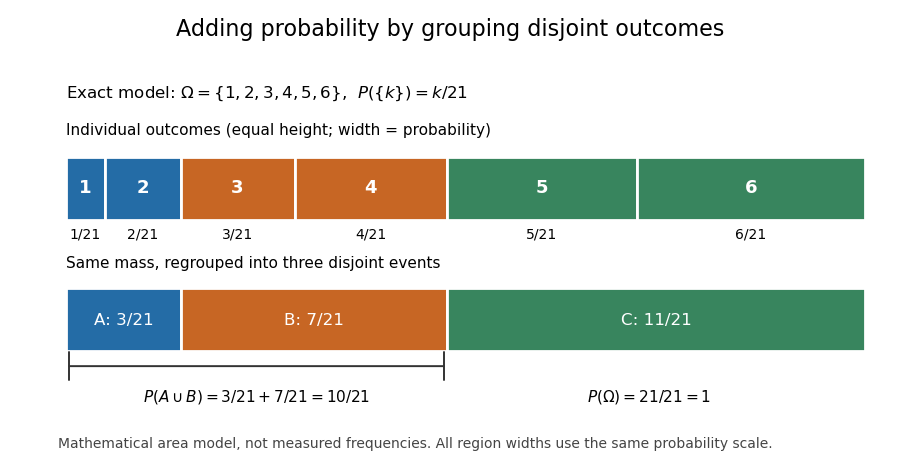

This chart was generated by the following Python code:
"""Original exact probability-area diagram; Python 3.14, NumPy 2.3, Matplotlib 3.10.

Run from _media; writes its own PNG basename to the current working directory.
"""
from pathlib import Path

import matplotlib.pyplot as plt
from matplotlib.patches import Rectangle
import numpy as np


def main():
    weights = np.arange(1, 7) / 21
    edges = np.concatenate(([0.0], np.cumsum(weights)))
    colors = ['#246ca6', '#246ca6', '#c76624', '#c76624', '#38855e', '#38855e']
    fig, ax = plt.subplots(figsize=(9, 4.6), dpi=100, facecolor='white')
    fig.subplots_adjust(left=0.065, right=0.97, top=0.83, bottom=0.10)
    fig.suptitle('Adding probability by grouping disjoint outcomes', fontsize=16, y=0.96)
    ax.set_xlim(-0.01, 1.01)
    ax.set_ylim(-0.19, 1.53)
    ax.axis('off')
    ax.text(0, 1.43, r'Exact model: $\Omega=\{1,2,3,4,5,6\}$,  $P(\{k\})=k/21$', fontsize=12)
    ax.text(0, 1.24, 'Individual outcomes (equal height; width = probability)', fontsize=11)
    for k, (left, width, color) in enumerate(zip(edges[:-1], weights, colors), start=1):
        ax.add_patch(Rectangle((left, 0.80), width, 0.32, facecolor=color,
                               edgecolor='white', linewidth=2))
        ax.text(left + width / 2, 0.97, str(k), ha='center', va='center',
                color='white', fontsize=13, fontweight='bold')
        ax.text(left + width / 2, 0.73, f'{k}/21', ha='center', va='center', fontsize=10)
    ax.text(0, 0.56, 'Same mass, regrouped into three disjoint events', fontsize=11)
    for start, stop, name, color in [(0, 2, 'A', colors[0]), (2, 4, 'B', colors[2]), (4, 6, 'C', colors[4])]:
        left, width = edges[start], edges[stop] - edges[start]
        total = sum(range(start + 1, stop + 1))
        ax.add_patch(Rectangle((left, 0.13), width, 0.32, facecolor=color,
                               edgecolor='white', linewidth=2))
        ax.text(left + width / 2, 0.29, f'{name}: {total}/21', ha='center', va='center',
                color='white', fontsize=12)
    ax.annotate('', xy=(0, 0.05), xytext=(edges[4], 0.05),
                arrowprops={'arrowstyle': '|-|', 'color': '#333333', 'lw': 1.4})
    ax.text(edges[4] / 2, -0.055, r'$P(A\cup B)=3/21+7/21=10/21$',
            ha='center', va='top', fontsize=11)
    ax.text(0.73, -0.055, r'$P(\Omega)=21/21=1$', ha='center', va='top', fontsize=11)
    fig.text(0.065, 0.025, 'Mathematical area model, not measured frequencies. All region widths use the same probability scale.',
             fontsize=10, color='#444444')
    fig.savefig(Path(__file__).stem + '.png', facecolor='white', transparent=False)
    plt.close(fig)


if __name__ == '__main__':
    main()
